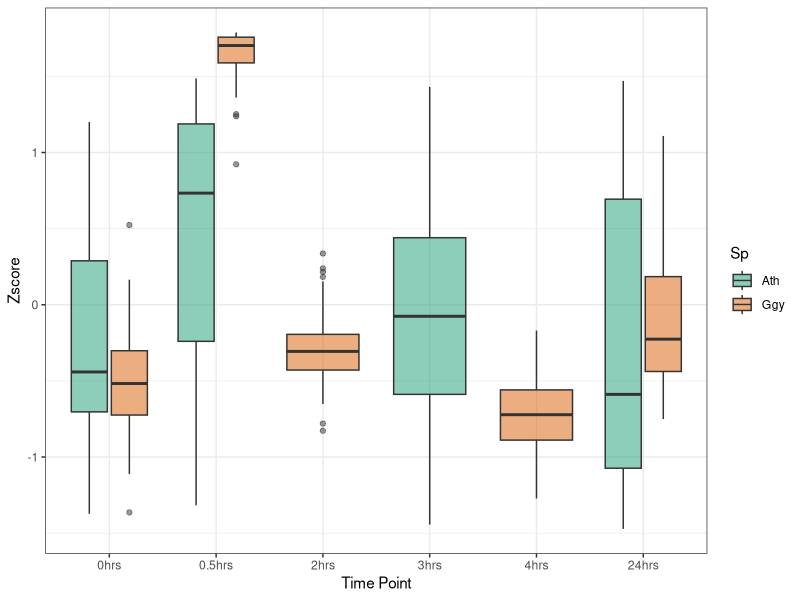
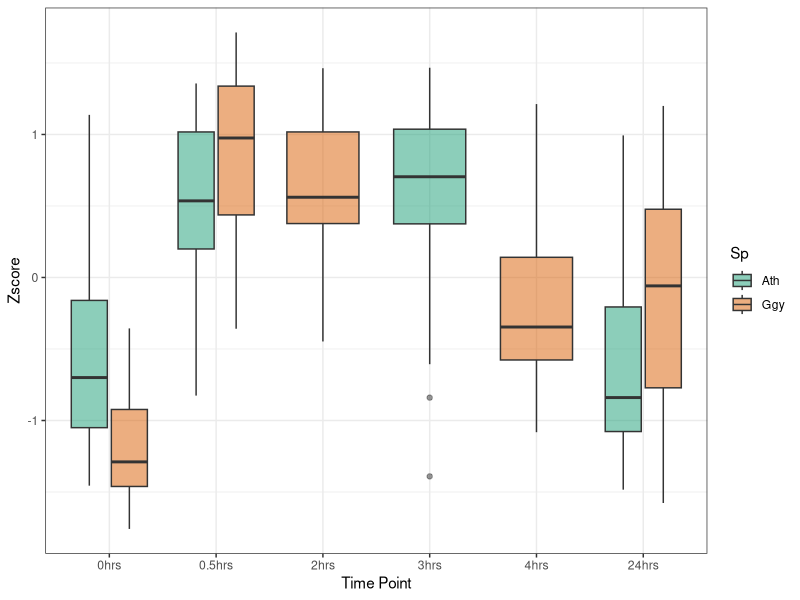

Recreate these plots in R, in order.
library(ggplot2)
library(tidyverse)

data <- read_tsv("Fig2E_data.txt")
data_scaled <- as_tibble(t(scale(t(data[2:7]), center = T, scale = T)))
data_scaled$ID <- data$ID
data_scaled$Sp <- data$Sp
data_long <- pivot_longer(data_scaled, -c(ID, Sp))
data_long$name <- factor(data_long$name, levels = c("0hrs", "0.5hrs", "2hrs", "3hrs", "4hrs", "24hrs"))

ggplot(data_long, aes(x = name, y = value, fill = Sp))+
  geom_boxplot(alpha = 0.5)+
  scale_fill_brewer(palette = "Dark2")+
  ylab("Zscore")+
  xlab("Time Point")+
  theme_bw()

data <- read_tsv("Fig2F_data.txt")
data_scaled <- as_tibble(t(scale(t(data[2:7]), center = T, scale = T)))
data_scaled$ID <- data$ID
data_scaled$Sp <- data$Sp
data_long <- pivot_longer(data_scaled, -c(ID, Sp))
data_long$name <- factor(data_long$name, levels = c("0hrs", "0.5hrs", "2hrs", "3hrs", "4hrs", "24hrs"))

ggplot(data_long, aes(x = name, y = value, fill = Sp))+
  geom_boxplot(alpha = 0.5)+
  scale_fill_brewer(palette = "Dark2")+
  ylab("Zscore")+
  xlab("Time Point")+
  theme_bw()
